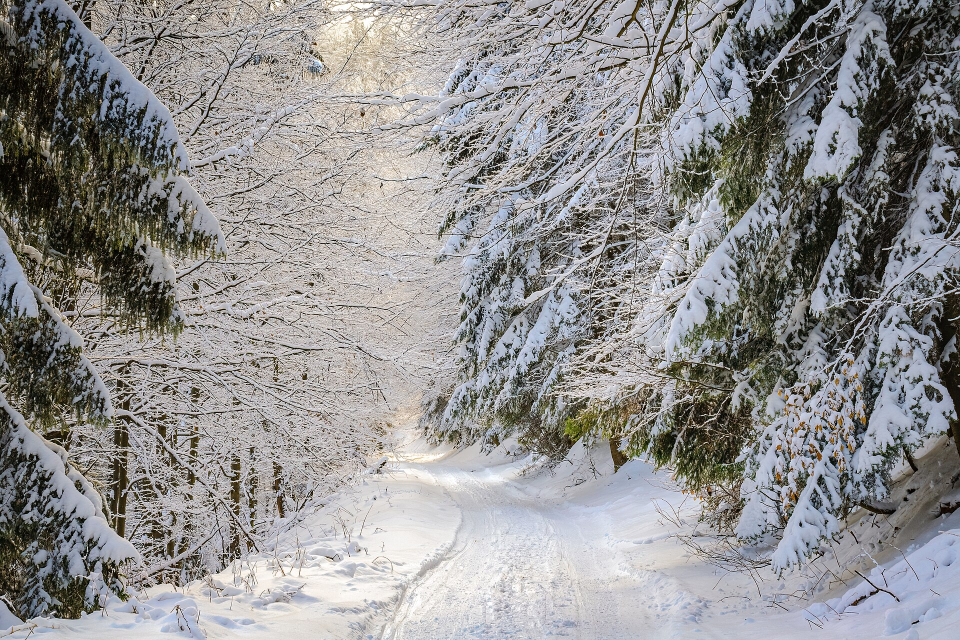
#> input picture assets_cache/moroz_avto/1920px-Picturesque_path_in_the_winter_forest_%2854159942433%29.jpg, 1920 x 1280 px (shown at 1/2 size)
$ python -i big_card.py   (imports and definitions only)
#> lines starting #> are read from the running program, lines starting #| are printed output that depends on the picture
"""Minimaximal big-number cards: one vivid colour, one giant number, one short label.

Usage: python3 tools/big_card.py cards.json
cards.json: [{"out": "x.jpg", "bg": "#ffcc00", "fg": "#111111", "big": "35", "unit": "МЛН $",
              "label": "за одну добу", "photo": "optional.jpg"}]
With "photo", the photo sits in a tilted paper-cut frame above the number (collage touch).
Safe zones: nothing in the bottom 320 px or right 120 px.
"""
import json
import random
import sys

from PIL import Image, ImageDraw, ImageFilter, ImageFont, ImageOps

W, H = 1080, 1920
BOLD = "/usr/share/fonts/opentype/inter/Inter-Bold.otf"
SEMI = "/usr/share/fonts/opentype/inter/Inter-SemiBold.otf"


# [14 lines left out: functions font, fit, not called in this run]


def grain(im, amount=10, seed=1):
    rnd = random.Random(seed)
    noise = Image.effect_noise((W, H), 40).convert("L")
    noise = ImageOps.autocontrast(noise)
    return Image.blend(im, Image.merge("RGB", (noise, noise, noise)), amount / 255 * 2.2)


# [40 lines left out: function card, not called in this run]


# [4 lines not run here, left out]

>>> import cv2
>>> picture = cv2.imread('../assets_cache/moroz_avto/1920px-Picturesque_path_in_the_winter_forest_%2854159942433%29.jpg', cv2.IMREAD_GRAYSCALE)
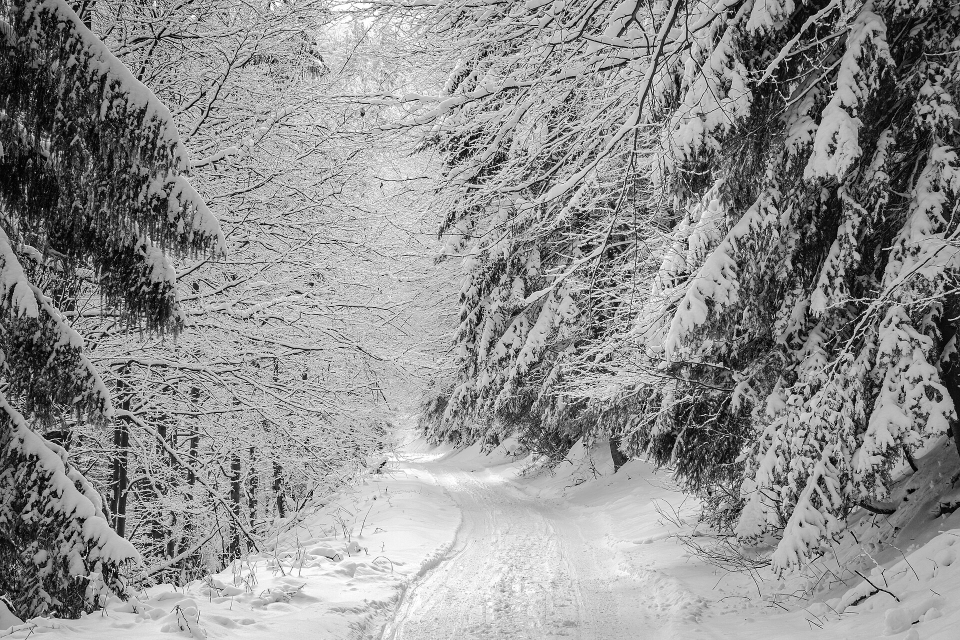
#> picture: shape (1280, 1920) (shown at 1/2 size); min 0, max 255, mean 143.2
>>> result = grain(picture)
#> in grain, `noise = Image.effect_noise((W, H), 40).convert("L")`:
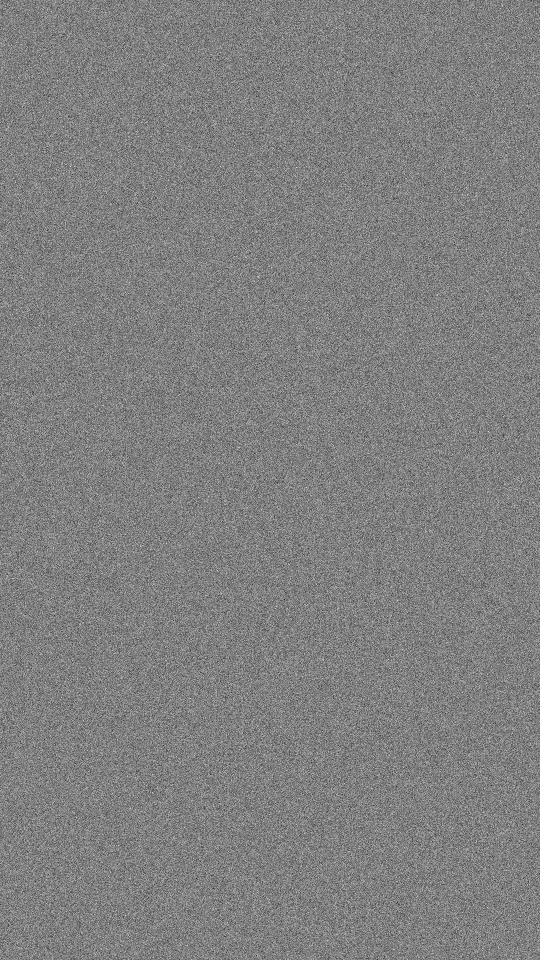
#> noise: PIL image 1080x1920 L (shown at 1/2 size); min 0, max 255, mean 127.5
#> (the run stopped early here; a loop or call above may not have finished)
